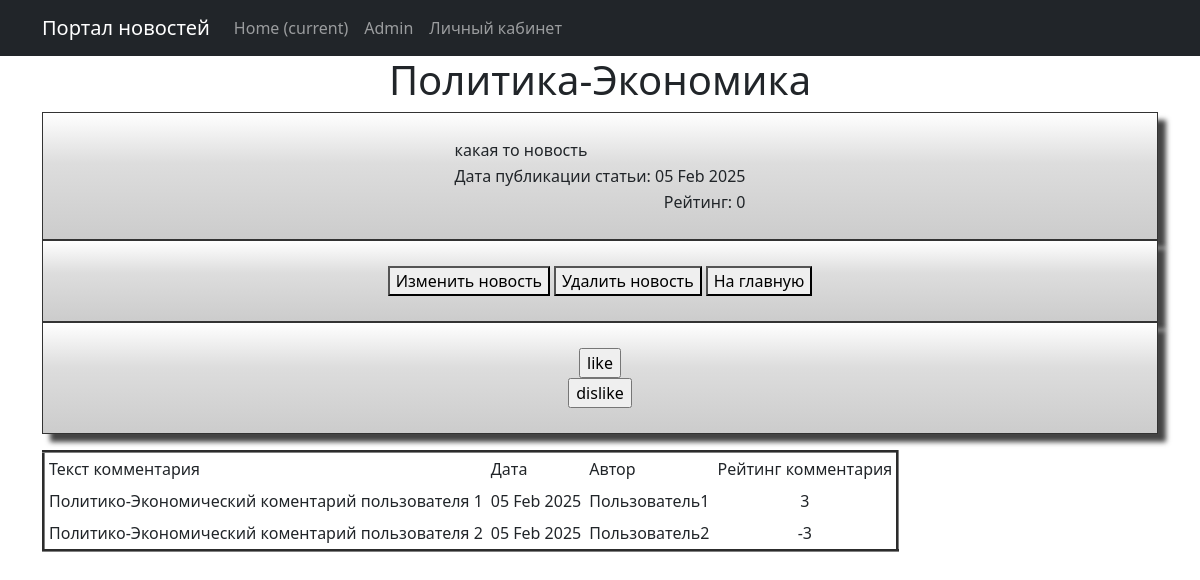
/publication/2, run on an earlier commit of the app's database.
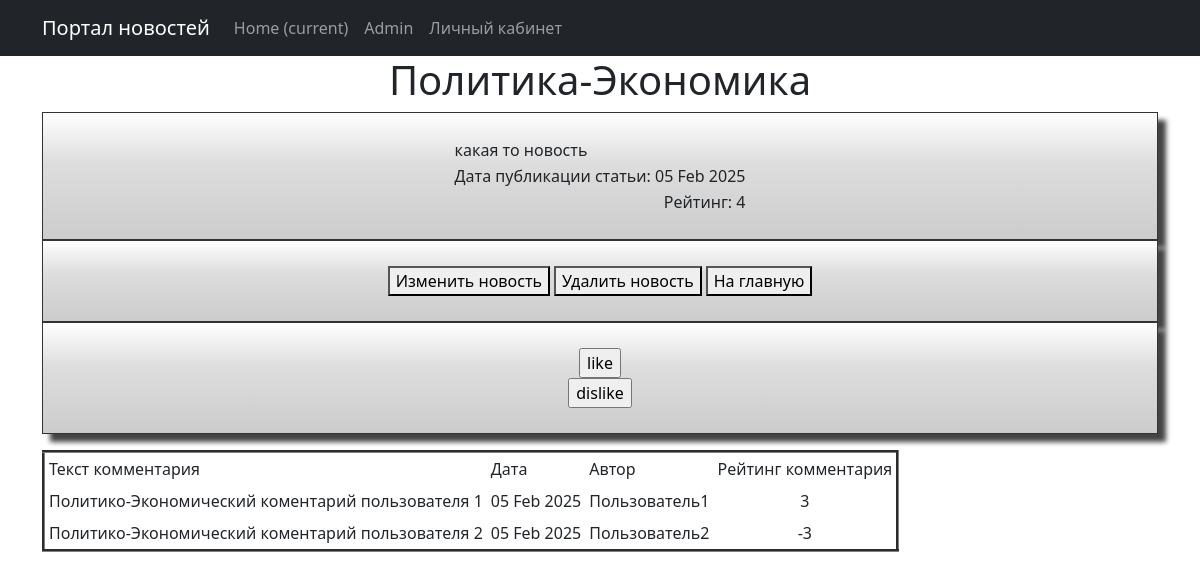
And on a later commit of the database.
### news/models.py (models this page shows, shortened)
class Post(models.Model):
    news = "NW"
    article = "AR"
    POSITIONS = [(news, "Новость"),
                 (article, "Статья")]
    autor_id = models.ForeignKey(Author, on_delete=models.CASCADE)
    type = models.CharField(max_length = 2, choices=POSITIONS, default=news)
    date_time = models.DateTimeField(auto_now_add=True)
    category = models.ManyToManyField(Category, through="PostCategory")
    title_news = models.CharField(max_length = 128)
    text_news = models.TextField()
    rating_post = models.IntegerField(default = 0)

class Censorship(models.Model):
    word = models.CharField(max_length = 255, unique=True)
    def __str__(self):
        return f'{self.word}'

### news/views.py (the view)
# urls.py: path('<int:pk>', PostDetail.as_view(), name="news_detail"),
class PostDetail(DetailView):
    model = Post
    template_name = 'post.html'
    context_object_name = 'post'
    def get_context_data(self, **kwargs):
        publication = self.get_object()
        context = super().get_context_data(**kwargs)
        context['update_news'] = (publication.type == "NW")
        context['update_article'] = (publication.type == "AR")
        context['comments'] = Comment.objects.filter(post_id=publication.pk)
        return context

### news/templatetags/custom_filters.py (called while the page is built)
def stripping(text):
    word = ''
    for i in text:
        if i.isalpha():
            word += i
    return word.lower()

@register.filter()
def censor(text):
    list_censor = [str(i) for i in Censorship.objects.all()]
    for word in text.split():
        format_word = stripping(word)
        if format_word in list_censor:
            cencore_word = format_word[0] + "*" * (len(word) - 1)
            text = text.replace(delete_symbol_l_r(word), cencore_word)
    return text

### templates/post.html (shortened to what this page needs)
{% extends 'flatpages/default.html' %}
{% load custom_filters %}
{% block content %}
<h1>{{ post.title_news | censor }}</h1>
        <div class="shadowbox">
                <table align="center">
                    <tr>
                        <td align="left">{{ post.text_news | censor }}</td>
                    </tr>
                    <tr>
                        <td align="right"> Дата публикации статьи: {{ post.date_time | date:'d M Y' }}</td>
                    </tr>
                    <tr>
                        <td align="right"> Рейтинг: {{ post.rating_post }}</td>
                    </tr>
                </table>
        </div>
        <div class="shadowbox">
                <table align="center">
                    <tr>
                        <td align="center">
                            {% if update_news %}
                                    <form action="/publication/news/{{ post.pk }}/edit/" target="_blank">
                                        <button>Изменить новость</button>
                                    </form>
                            {% endif %}
                        </td>
                        <td align="center">
                        </td>
                        <td align="center">
                            {% if update_news %}
                                    <form action="/publication/news/{{ post.pk }}/delete/" target="_blank">
                                        <button>Удалить новость</button>
                                    </form>
                            {% endif %}
                        </td>
                        <td align="center">
                        </td>
                        <td align="center">
                            <form action="/publication/" target="_blank">
                                <button>На главную</button>
                            </form>
                        </td>
                    </tr>
                </table>
        </div>
        <div class="shadowbox">
                <table align="center">
                    <tr>
                        <td align="center">
                                    <form action="{% url 'like_dislike' post.pk %}" method="post">
                                        <input type="submit" value="like">
                                    </form>
                                    <form action="{% url 'like_dislike' post.pk %}" method="post">
                                        <input type="submit" value="dislike">
                                    </form>
                        </td>
                    </tr>
                </table>
        </div>
<div>
    <p>
        {% if comments %}
            <table border="3" cellpadding="4" cellspacing="1">
                <tr>
                    <td align="left">Текст комментария</td>
                    <td align="left">Дата</td>
                    <td align="left">Автор</td>
                    <td align="left">Рейтинг комментария</td>
                </tr>
                {% for comment in comments%}
                <tr>
                    <td>{{ comment.text_comment }}</td>
                    <td>{{ comment.date_time | date:'d M Y' }}</td>
                    <td>{{ comment.user_id }}</td>
                    <td>{{ comment.rating_comments }}</td>
                </tr>
                {% endfor %}
            </table>
        {% else %}
        <h2>Комментариев нет!</h2>
        {% endif%}
    </p>
</div>
{% endblock content %}

What changed in the data, as far as the page shows it:
changed Post "Политика-Экономика": rating_post "0" → "4"
